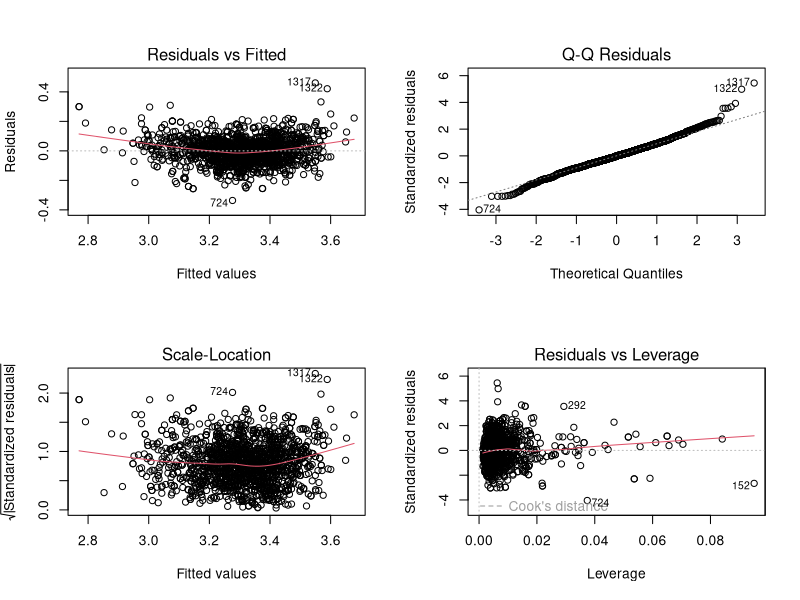
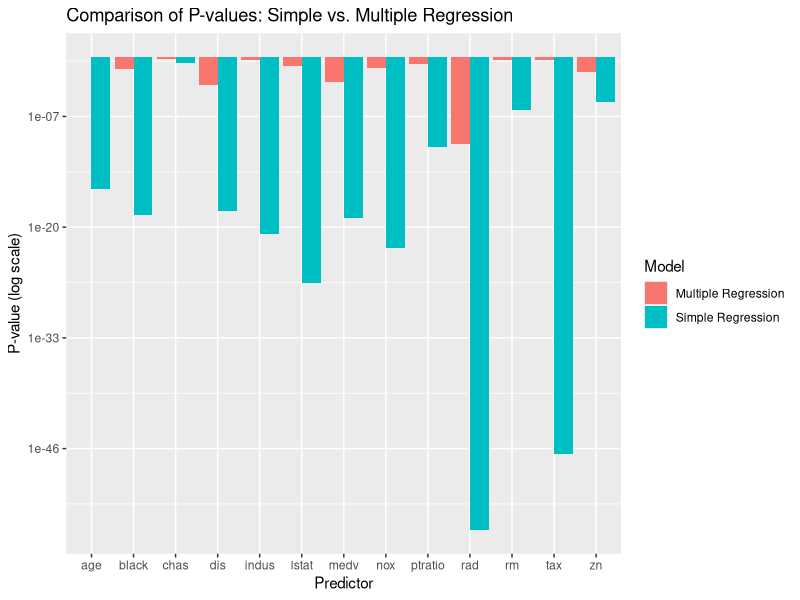

The R source for these figures, in order:
## ---- chunk 1
#| label: load-packages
#| include: false

library(tidyverse)
## ---- chunk 2
# loading dataset
df <- read.csv('winequality-red.csv', header = TRUE)

# linear regression with pH except citric acid
model <- lm(pH ~ . - citric_acid, data = df)

# summary
model_summary <- summary(model)

#print summary
model_summary
## ---- chunk 3
# Extract the coefficients and p-values
coeff_df <- as.data.frame(model_summary$coefficients)

# Filter predictors with p-values < 0.05
significant_pred <- coeff_df[coeff_df$`Pr(>|t|)` < 0.05, ]
print(significant_pred)
## ---- chunk 4
# Filter predictors with p-values >= 0.05
non_significant_pred <- coeff_df[coeff_df$`Pr(>|t|)` >= 0.05, ]
print(non_significant_pred)
## ---- chunk 5
# plot diagnostic plots
par(mfrow = c(2, 2))
plot(model)
## ---- chunk 6
# Model 1: Interaction between sulphates and residual sugar
model1 <- lm(alcohol ~ sulphates * residual_sugar, data = df)
summary(model1)
## ---- chunk 7
# Model 2: Interaction between density and total sulfur dioxide
model2 <- lm(alcohol ~ density * total_sulfur_dioxide, data = df)
summary(model2)
## ---- chunk 8
# Model 3: Interaction between volatile acidity and chlorides
model3 <- lm(alcohol ~ volatile_acidity * chlorides, data = df)
summary(model3)
## ---- chunk 9
# loading MASS library and Boston dataset
library(MASS)
data("Boston")

# predictors
predictors <- setdiff(names(Boston), "crim")
predictors
## ---- chunk 10
# fit a simple linear regression model
model_zn      <- lm(crim ~ zn, data = Boston)
model_indus   <- lm(crim ~ indus, data = Boston)
model_chas    <- lm(crim ~ chas, data = Boston)
model_nox     <- lm(crim ~ nox, data = Boston)
model_rm      <- lm(crim ~ rm, data = Boston)
model_age     <- lm(crim ~ age, data = Boston)
model_dis     <- lm(crim ~ dis, data = Boston)
model_rad     <- lm(crim ~ rad, data = Boston)
model_tax     <- lm(crim ~ tax, data = Boston)
model_ptratio <- lm(crim ~ ptratio, data = Boston)
model_black   <- lm(crim ~ black, data = Boston)
model_lstat   <- lm(crim ~ lstat, data = Boston)
model_medv    <- lm(crim ~ medv, data = Boston)
## ---- chunk 11
summary(model_nox)
## ---- chunk 12
summary(model_chas)
## ---- chunk 13
summary(model_rm)
## ---- chunk 14
summary(model_dis)
## ---- chunk 15
summary(model_medv)
## ---- chunk 16
#  multiple regression model with all predictors
model_full <- lm(crim ~ ., data = Boston)

# print summary
summary(model_full)
## ---- chunk 17
library(ggplot2)

# exclude intercept
multiple_pvalues <- summary(model_full)$coefficients[-1, "Pr(>|t|)"]

# get p values from simple
get_simple_pvalue <- function(predictor) {
  model <- lm(as.formula(paste("crim ~", predictor)), data = Boston)
  summary(model)$coefficients[2, "Pr(>|t|)"]
}
predictors <- names(Boston)[names(Boston) != "crim"]
simple_pvalues <- sapply(predictors, get_simple_pvalue)

# collect data
comparison_df <- data.frame(
  Predictor = predictors,
  Simple_Regression = simple_pvalues,
  Multiple_Regression = multiple_pvalues
)

# df for plotting
comparison_df_long <- data.frame(
  Predictor = rep(comparison_df$Predictor, 2),
  Model = c(rep("Simple Regression", length(predictors)), 
            rep("Multiple Regression", length(predictors))),
  p_value = c(comparison_df$Simple_Regression, comparison_df$Multiple_Regression)
)

# plotting bar plot
ggplot(comparison_df_long, aes(x = Predictor, y = p_value, fill = Model)) +
  geom_bar(stat = "identity", position = "dodge") +
  scale_y_log10() +
  labs(title = "Comparison of P-values: Simple vs. Multiple Regression",
       y = "P-value (log scale)", x = "Predictor")
## ---- chunk 18
model_age <- lm(crim ~ poly(age, 3), data = Boston)
summary(model_age)
## ---- chunk 19
model_tax <- lm(crim ~ poly(tax, 3), data = Boston)
summary(model_tax)
